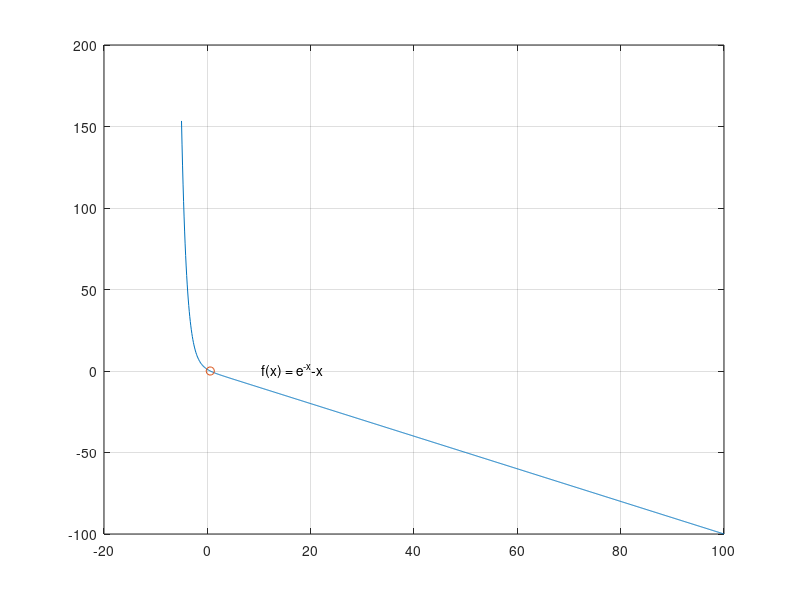

Here is the MATLAB script that generated this plot:
clear;
clc;
%close all;
% anonymous function
f = @(x) exp(-x)-x;
n=100;
xold =-5;
x= xold:0.1:n;
figure, plot(x,f(x));
str = 'f(x) = e^{-x}-x';
text(10.5,0.5,str)
grid on;

found=0;
es = 1e-5;
%xnew=-100000;
for k=0:n
    %find new value of x from old one
    xnew = exp(-xold);
    
    hold on;
   
    % calculate approximation error
    er = abs((xnew-xold)/xnew)*100;
    xold =xnew;
    fprintf('\t%d \t%f \t%f \t%f\n',k,xnew, xold,er)
    % check if approx. error is less than specified error then stop
    if(er<=es)
        plot(xnew,f(xnew),'o');
        found=1;
        break;
    end
end

% if(found==0)
%     plot(xnew,f(xnew),'o');
% end
    
